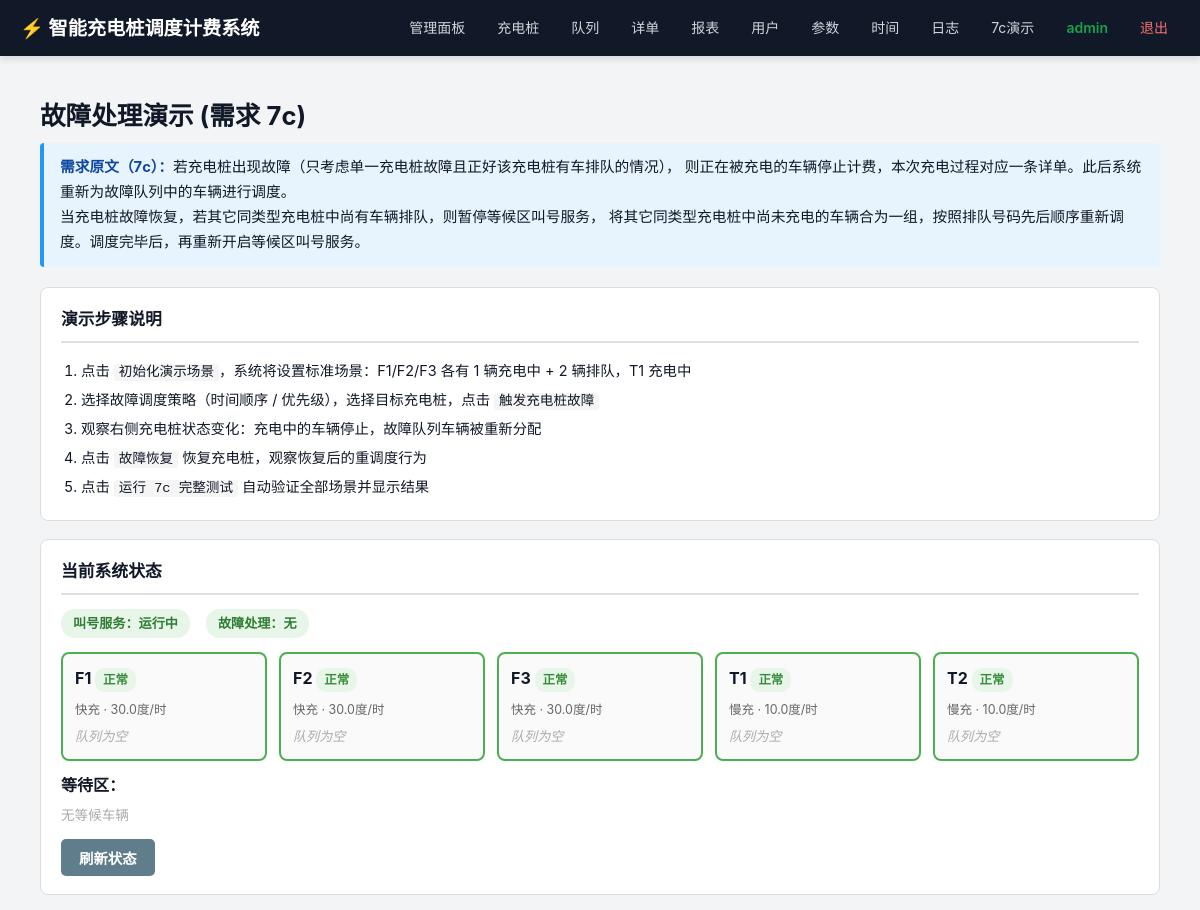
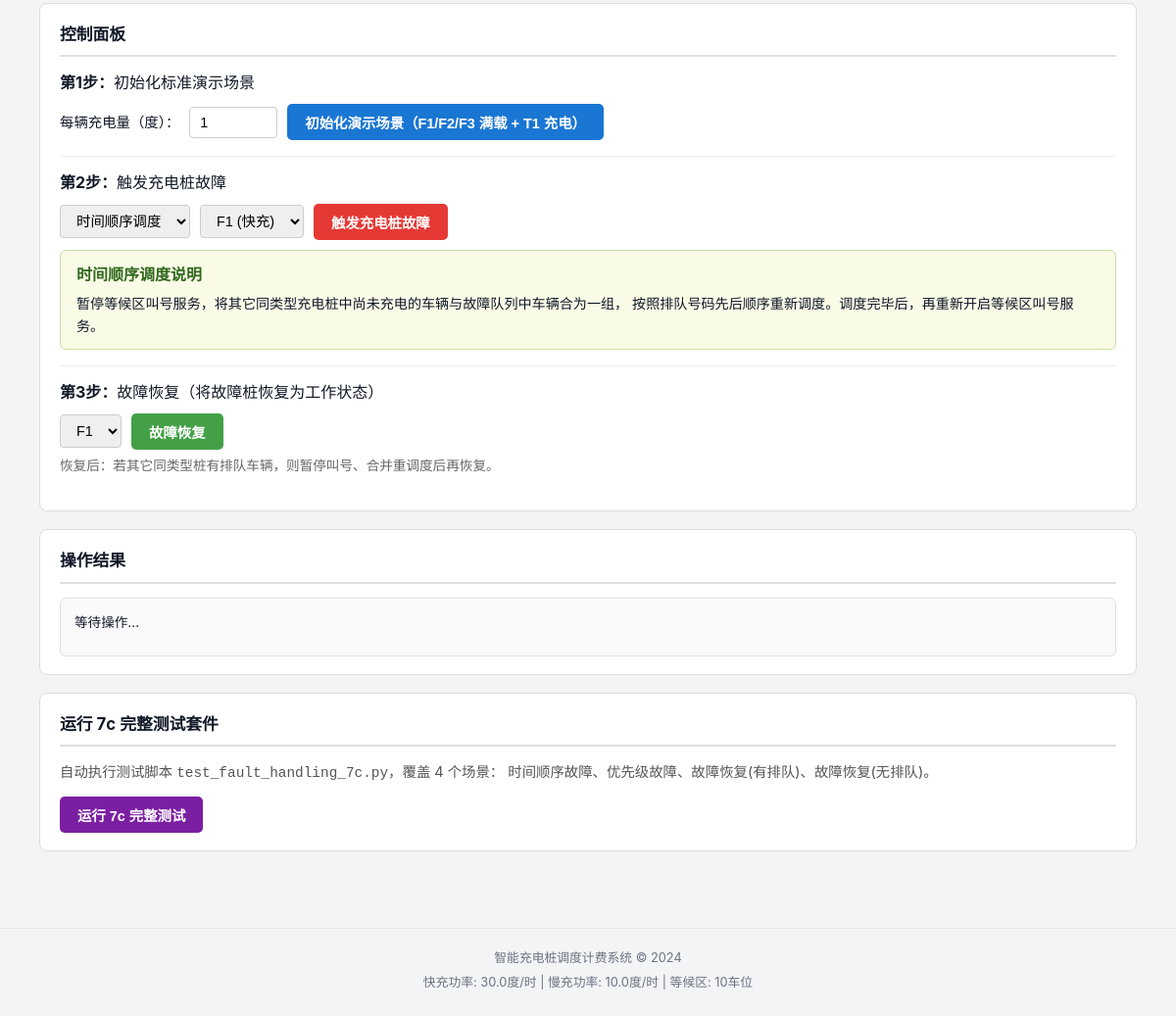
Page /admin/fault_demo (signed in) on the committed database (2 pictures, top to bottom).
### tables this page shows
CREATE TABLE chargers (
            id INTEGER PRIMARY KEY AUTOINCREMENT,
            charger_no TEXT UNIQUE NOT NULL,
            type TEXT NOT NULL,
            power REAL NOT NULL,
            status TEXT DEFAULT 'working',
            total_charges INTEGER DEFAULT 0,
            total_duration REAL DEFAULT 0,
            total_energy REAL DEFAULT 0,
            total_charge_fee REAL DEFAULT 0,
            total_service_fee REAL DEFAULT 0,
            total_fee REAL DEFAULT 0
        );

### app.py (the view)
@app.route('/admin/fault_demo', methods=['GET'])
@admin_required
def admin_fault_demo():
    return render_template('admin/fault_demo.html',
                           snapshot=_demo_snapshot(),
                           chargers=get_all_chargers())

### app.py (called while the page is built)
@app.context_processor
def inject_config():
    s = settings.get_all()
    return {
        'config': {
            'FAST_CHARGING_PILE_NUM': s['FAST_CHARGING_PILE_NUM'],
            'TRICKLE_CHARGING_PILE_NUM': s['TRICKLE_CHARGING_PILE_NUM'],
            'FAST_CHARGING_POWER': s['FAST_CHARGING_POWER'],
            'TRICKLE_CHARGING_POWER': s['TRICKLE_CHARGING_POWER'],
            'WAITING_AREA_SIZE': s['WAITING_AREA_SIZE'],
            'CHARGING_QUEUE_LEN': s['CHARGING_QUEUE_LEN'],
            'SERVICE_FEE_RATE': s['SERVICE_FEE_RATE'],
            'SIMULATION_SPEED': s['SIMULATION_SPEED'],
        },
        'get_all_chargers': get_all_chargers,
        'get_charger': get_charger,
    }

def admin_required(f):
    @wraps(f)
    def decorated(*args, **kwargs):
        if 'user_id' not in session:
            flash('请先登录', 'warning')
            return redirect(url_for('login'))
        if session.get('role') != 'admin':
            flash('需要管理员权限', 'danger')
            return redirect(url_for('user_dashboard'))
        return f(*args, **kwargs)
    return decorated

### database.py (called while the page is built)
def get_db():
    conn = sqlite3.connect(DATABASE_PATH)
    conn.row_factory = sqlite3.Row
    conn.execute("PRAGMA foreign_keys = ON")
    return conn

def get_all_chargers():
    conn = get_db()
    chargers = conn.execute(
        "SELECT * FROM chargers ORDER BY charger_no"
    ).fetchall()
    conn.close()
    return [dict(c) for c in chargers]

def get_waiting_requests(mode=None):
    conn = get_db()
    if mode:
        reqs = conn.execute(
            "SELECT * FROM requests WHERE status = 'waiting' AND mode = ? ORDER BY queue_number",
            (mode,)
        ).fetchall()
    else:
        reqs = conn.execute(
            "SELECT * FROM requests WHERE status = 'waiting' ORDER BY queue_number"
        ).fetchall()
    conn.close()
    return [dict(r) for r in reqs]

def get_charger_queue_requests(charger_id):
    conn = get_db()
    reqs = conn.execute(
        """SELECT * FROM requests
           WHERE charger_id = ? AND status IN ('queued', 'charging')
           ORDER BY charger_queue_position""",
        (charger_id,)
    ).fetchall()
    conn.close()
    return [dict(r) for r in reqs]

### templates/admin/fault_demo.html (shortened to what this page needs)
{% extends "base.html" %}
{% block content %}
<div class="demo-page">
  <h1>故障处理演示 (需求 7c)</h1>
  <div class="demo-desc">
    <b>需求原文（7c）：</b>若充电桩出现故障（只考虑单一充电桩故障且正好该充电桩有车排队的情况），
    则正在被充电的车辆停止计费，本次充电过程对应一条详单。此后系统重新为故障队列中的车辆进行调度。<br>
    当充电桩故障恢复，若其它同类型充电桩中尚有车辆排队，则暂停等候区叫号服务，
    将其它同类型充电桩中尚未充电的车辆合为一组，按照排队号码先后顺序重新调度。调度完毕后，再重新开启等候区叫号服务。
  </div>
  <div class="demo-card">
    <h3>演示步骤说明</h3>
    <ol class="steps">
      <li>点击 <code>初始化演示场景</code>，系统将设置标准场景：F1/F2/F3 各有 1 辆充电中 + 2 辆排队，T1 充电中</li>
      <li>选择故障调度策略（时间顺序 / 优先级），选择目标充电桩，点击 <code>触发充电桩故障</code></li>
      <li>观察右侧充电桩状态变化：充电中的车辆停止，故障队列车辆被重新分配</li>
      <li>点击 <code>故障恢复</code> 恢复充电桩，观察恢复后的重调度行为</li>
      <li>点击 <code>运行 7c 完整测试</code> 自动验证全部场景并显示结果</li>
    </ol>
  </div>
  <div class="demo-card">
    <h3>当前系统状态 </h3>
    <div class="state-bar" id="state-bar">
      <span class="state-pill {{ 'active' if snapshot.waiting_area_service else 'paused' }}"
            id="service-pill">
        叫号服务：{{ '运行中' if snapshot.waiting_area_service else '已暂停' }}
      </span>
      <span class="state-pill {{ 'fault-on' if snapshot.fault_handling else 'active' }}"
            id="fault-pill">
        故障处理：{{ '进行中' if snapshot.fault_handling else '无' }}
      </span>
    </div>
    <div class="charger-grid" id="charger-grid" style="margin-top:14px">
      {% for c in snapshot.chargers %}
      <div class="charger-box {{ c.status }}" id="box-{{ c.charger_no }}">
        <h4>{{ c.charger_no }}
          <span class="charger-status {{ c.status }}">
            {{ '正常' if c.status=='working' else ('故障' if c.status=='fault' else '停止') }}
          </span>
        </h4>
        <div style="font-size:0.78rem;color:#666">{{ '快充' if c.type=='fast' else '慢充' }} · {{ c.power }}度/时</div>
        <div style="margin-top:6px">
          {% if c.queue %}
            {% for v in c.queue %}
            <div class="queue-item {{ v.status }}">
              {{ v.queue_number }} ({{ '充电中' if v.status=='charging' else '排队' }}) {{ v.request_amount }}度
            </div>
            {% endfor %}
          {% else %}
            <div class="empty-queue">队列为空</div>
          {% endif %}
        </div>
      </div>
      {% endfor %}
    </div>
    <div style="margin-top:12px">
      <b>等待区：</b>
      <div class="waiting-list" id="waiting-list">
        {% if snapshot.waiting %}
          {% for w in snapshot.waiting %}
          <span class="wait-tag">{{ w.queue_number }} ({{ '快充' if w.mode=='fast' else '慢充' }}) {{ w.request_amount }}度</span>
          {% endfor %}
        {% else %}
          <span style="color:#aaa;font-size:0.85rem">无等候车辆</span>
        {% endif %}
      </div>
    </div>
    <div style="margin-top:12px">
      <button class="btn-demo btn-refresh" onclick="refreshState()">刷新状态</button>
    </div>
  </div>
  <div class="demo-card">
    <h3>控制面板</h3>
    <div style="margin-bottom:16px">
      <b>第1步：</b>初始化标准演示场景
      <div class="control-row" style="margin-top:8px">
        <label style="font-size:0.9rem">每辆充电量（度）：</label>
        <input type="number" id="charge-amount" value="1" min="0.1" step="0.1"
               style="width:90px;padding:7px 10px;border:1px solid #ccc;border-radius:4px;font-size:0.9rem">
        <button class="btn-demo btn-setup" onclick="setupScenario()">
          初始化演示场景（F1/F2/F3 满载 + T1 充电）
        </button>
      </div>
    </div>
    <hr style="border:none;border-top:1px solid #eee;margin:14px 0">
    <div style="margin-bottom:16px">
      <b>第2步：</b>触发充电桩故障
      <div class="control-row" style="margin-top:8px">
        <select class="ctrl-select" id="fault-strategy">
          <option value="time_order">时间顺序调度</option>
        </select>
        <select class="ctrl-select" id="fault-charger">
          {% for c in chargers %}
          <option value="{{ c.id }}">{{ c.charger_no }} ({{ '快充' if c.type=='fast' else '慢充' }})</option>
          {% endfor %}
        </select>
        <button class="btn-demo btn-fault" onclick="triggerFault()">触发充电桩故障</button>
      </div>
      <div class="strategy-info" id="strategy-info">
        <h4 id="strategy-title">时间顺序调度说明</h4>
        <p id="strategy-desc">
          暂停等候区叫号服务，将其它同类型充电桩中尚未充电的车辆与故障队列中车辆合为一组，
          按照排队号码先后顺序重新调度。调度完毕后，再重新开启等候区叫号服务。
        </p>
      </div>
    </div>
    <hr style="border:none;border-top:1px solid #eee;margin:14px 0">
    <div style="margin-bottom:16px">
      <b>第3步：</b>故障恢复（将故障桩恢复为工作状态）
      <div class="control-row" style="margin-top:8px">
        <select class="ctrl-select" id="recover-charger">
          {% for c in chargers %}
          <option value="{{ c.id }}">{{ c.charger_no }}</option>
          {% endfor %}
        </select>
        <button class="btn-demo btn-recover" onclick="recoverCharger()">故障恢复</button>
      </div>
      <p style="font-size:0.85rem;color:#666;margin-top:6px">
        恢复后：若其它同类型桩有排队车辆，则暂停叫号、合并重调度后再恢复。
      </p>
    </div>
  </div>
  <div class="demo-card">
    <h3>操作结果</h3>
    <div id="result-box">等待操作...</div>
  </div>
  <div class="demo-card">
    <h3>运行 7c 完整测试套件</h3>
    <p style="font-size:0.9rem;color:#555;margin:0 0 12px">
      自动执行测试脚本 <code>test_fault_handling_7c.py</code>，覆盖 4 个场景：
      时间顺序故障、优先级故障、故障恢复(有排队)、故障恢复(无排队)。
    </p>
    <button class="btn-demo btn-test" id="run-test-btn" onclick="runTests()">
      运行 7c 完整测试
    </button>
  </div>
</div>
{% endblock %}

### static/css/style.css (style rules this page uses)
:root { --primary: #2563eb; --primary-dark: #1d4ed8; --success: #16a34a; --warning: #f59e0b; --danger: #dc2626; --info: #0891b2; --gray-50: #f9fafb; --gray-100: #f3f4f6; --gray-200: #e5e7eb; --gray-300: #d1d5db; --gray-500: #6b7280; --gray-700: #374151; --gray-900: #111827; --radius: 8px; --shadow: 0 1px 3px rgba(0,0,0,0.1); --shadow-lg: 0 4px 6px rgba(0,0,0,0.1); }
* { margin: 0; padding: 0; box-sizing: border-box; }
body { font-family: -apple-system, BlinkMacSystemFont, 'Segoe UI', Roboto, 'Helvetica Neue', Arial, sans-serif; background: var(--gray-100); color: var(--gray-900); line-height: 1.6; min-height: 100vh; }
h1 { font-size: 1.75rem; margin-bottom: 20px; color: var(--gray-900); }
h3 { font-size: 1.15rem; margin-bottom: 10px; }
h4 { font-size: 1rem; margin-bottom: 8px; }
.charger-grid { display: grid; grid-template-columns: repeat(auto-fit, minmax(240px, 1fr)); gap: 16px; }

### templates/admin/fault_demo.html (style rules this page uses)
.demo-page { max-width: 1200px; margin: 0 auto; padding: 20px; }
.demo-page h1 { font-size: 1.6rem; margin-bottom: 6px; }
.demo-desc { background: #e8f4fd; border-left: 4px solid #2196f3; padding: 12px 16px; border-radius: 4px; margin-bottom: 20px; font-size: 0.92rem; line-height: 1.7; }
.demo-desc b { color: #0d47a1; }
.demo-card { background: #fff; border: 1px solid #ddd; border-radius: 8px; padding: 18px 20px; margin-bottom: 18px; }
.demo-card h3 { margin: 0 0 14px; font-size: 1.05rem; border-bottom: 2px solid #e0e0e0; padding-bottom: 8px; }
.charger-grid { display: grid; grid-template-columns: repeat(auto-fill, minmax(200px, 1fr)); gap: 12px; }
.charger-box { border: 2px solid #ccc; border-radius: 8px; padding: 12px; background: #fafafa; transition: border-color .2s; }
.charger-box.working { border-color: #4caf50; }
.charger-box h4 { margin: 0 0 8px; font-size: 1rem; }
.charger-status { display: inline-block; padding: 2px 8px; border-radius: 10px; font-size: 0.78rem; font-weight: bold; }
.charger-status.working { background:#e8f5e9; color:#388e3c; }
.empty-queue { color:#aaa; font-size:0.82rem; font-style:italic; }
.waiting-list { display: flex; flex-wrap: wrap; gap: 8px; margin-top: 6px; }
.control-row { display: flex; flex-wrap: wrap; gap: 10px; align-items: center; }
.ctrl-select { padding: 7px 12px; border: 1px solid #ccc; border-radius: 4px; font-size: 0.9rem; }
.btn-demo { padding: 8px 18px; border: none; border-radius: 5px; cursor: pointer; font-size: 0.9rem; font-weight: 600; transition: opacity .15s; }
.btn-setup { background: #1976d2; color: #fff; }
.btn-fault { background: #e53935; color: #fff; }
.btn-recover { background: #43a047; color: #fff; }
.btn-test { background: #7b1fa2; color: #fff; }
.btn-refresh { background: #607d8b; color: #fff; }
.state-bar { display: flex; gap: 16px; flex-wrap: wrap; margin-top: 10px; }
.state-pill { padding: 4px 12px; border-radius: 14px; font-size: 0.82rem; font-weight: 600; }
.state-pill.active { background:#e8f5e9; color:#2e7d32; }
#result-box { border-radius: 6px; padding: 14px; font-size: 0.85rem; background: #fafafa; border: 1px solid #e0e0e0; min-height: 60px; }
.steps { list-style: decimal; padding-left: 20px; line-height: 2; font-size: 0.9rem; }
.steps li code { background: #f5f5f5; padding: 1px 5px; border-radius: 3px; font-size: 0.85rem; }
.strategy-info { background: #f9fbe7; border: 1px solid #c5e1a5; border-radius: 6px; padding: 12px 16px; margin-top: 10px; font-size: 0.88rem; }
.strategy-info h4 { margin: 0 0 6px; color: #33691e; }

### rows in the picture
chargers: charger_no "F1", status "正常", type "快充", power "30.0"
chargers: charger_no "F2", status "正常", type "快充", power "30.0"
chargers: charger_no "F3", status "正常", type "快充", power "30.0"
chargers: charger_no "T1", status "正常", type "慢充", power "10.0"
chargers: charger_no "T2", status "正常", type "慢充", power "10.0"

### other values in the picture
{{ session.username }} "admin"
{{ '运行中' if snapshot.waiting_area_service else '已暂停' }} "运行中"
{{ '进行中' if snapshot.fault_handling else '无' }} "无"
{{ config.FAST_CHARGING_POWER }} "30.0"
{{ config.TRICKLE_CHARGING_POWER }} "10.0"
{{ config.WAITING_AREA_SIZE }} "10"
form field value "F1 (快充)"
form field value "F1"
